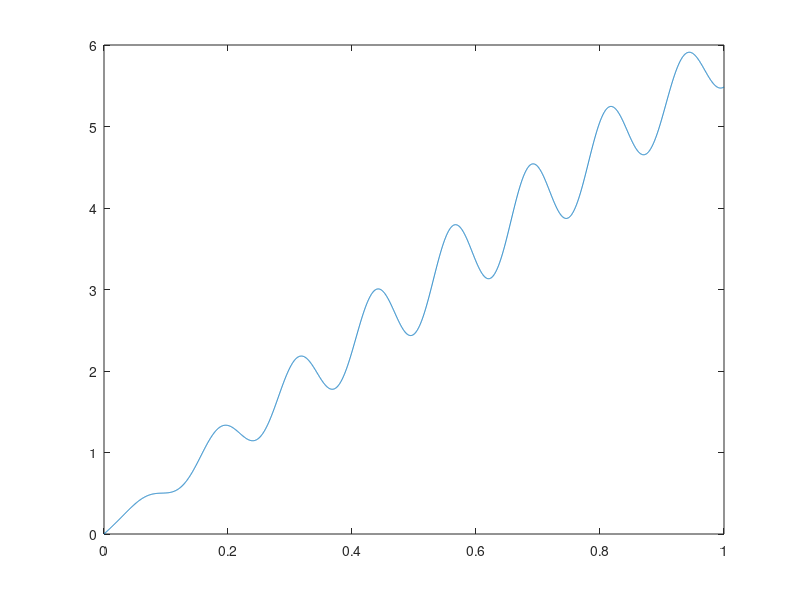

This chart was generated by the following MATLAB code: (Note: this script raises an error after producing the figure.)
function fem_main1

Nmax = [1348,94,34];
A1= 0.2;
f =@(x) -128/(A1 *16.75^2 *pi^2) *sin (16.75 *pi*x) + 128/(A1 * 15.25^2 *pi^2) *sin(15.25*pi*x) + 1/A1 * (3072/(4087*pi*sqrt(2))+1)*x;
x=linspace(0,1,5000);

%Linear Element 
err = 0;
index = 1;
N=1;
error =1;
figure
uu = f(x);
plot(x,uu);
hold on;
while N < Nmax(1)
   N=2*N;
   [u,err(index)] = fem_linear(N);
   plot([0:N]/N,u);
   index = index+1;
end
N=Nmax(1);
[u,err(index)] = fem_linear(N);
plot([0:N]/N,u);    
hold off
M = [2.^(1:index-2),Nmax(1),2.^(index-1)];
err = [err(1:index-2),err(index), err(index-1)];
figure
loglog(M,err);
caption = sprintf('Linear Case');
title(caption);


%%%%%%%%%%%%%%%%%%%%%%%%%%%%%%%%%%%%%%%%%%%%%%%%%%%%%%%%%%%%%%%%%%%%%%
%%%%%%%%%%%%%%%%%%%%%%%%%%%%%%%%%%%%%%%%%%%%%%%%%%%%%%%%%%%%%%%%%%%%%%
%Quadratic Element 
zeta = [-1:0.1:1];
phi1 = @(x) 0.5*x.*(x-1);
phi2 = @(x) (1-x).*(x+1);
phi3 = @(x) 0.5*x.*(x+1);

err = 0;
index = 1;
N=2;
error =1;
figure
uu = f(x);
plot(x,uu);
hold on;

while N < Nmax(2)
    points = (1/(2*N))*[0:2*N]';
    e=[[1:2:2*N]',[2:2:2*N+1]',[3:2:2*N+1]'];
    boundary=[1,2*N+1];
    [u,err(index)] = fem_quadratic(N);
    xx = zeros(size(e,1)*length(zeta),1);
    yy = zeros(size(e,1)*length(zeta),1);
    for element = 1:size(e)
        p = points(e(element,:));
        a_i = u(e(element,:));
        xx((element-1)*length(zeta)+1:element*length(zeta)) = phi1(zeta)*p(1) + phi2(zeta)*p(2) +phi3(zeta)*p(3);
        yy((element-1)*length(zeta)+1:element*length(zeta)) = phi1(zeta)*a_i(1) + phi2(zeta)*a_i(2) +phi3(zeta)*a_i(3);
    end
    plot(xx,yy);
    N=2*N;
    index = index+1;
end
N=Nmax(2);
points = (1/(2*N))*[0:2*N]';
e=[[1:2:2*N]',[2:2:2*N+1]',[3:2:2*N+1]'];
boundary=[1,2*N+1];
[u,err(index)] = fem_quadratic(N);
    xx = zeros(size(e,1)*length(zeta),1);
    yy = zeros(size(e,1)*length(zeta),1);
    for element = 1:size(e)
        p = points(e(element,:));
        a_i = u(e(element,:));
        xx((element-1)*length(zeta)+1:element*length(zeta)) = phi1(zeta)*p(1) + phi2(zeta)*p(2) +phi3(zeta)*p(3);
        yy((element-1)*length(zeta)+1:element*length(zeta)) = phi1(zeta)*a_i(1) + phi2(zeta)*a_i(2) +phi3(zeta)*a_i(3);
    end
plot(xx,yy);
hold off
M = [2.^(1:index-2),Nmax(2),2.^(index-1)];
err = [err(1:index-2),err(index), err(index-1)];
figure
loglog(M,err);
caption = sprintf('Quadratic Element');
title(caption);
keyboard
%%%%%%%%%%%%%%%%%%%%%%%%%%%%%%%%%%%%%%%%%%%%%%%%%%%%%%%%%%%%%%%%%%%%%
%%%%%%%%%%%%%%%%%%%%%%%%%%%%%%%%%%%%%%%%%%%%%%%%%%%%%%%%%%%%%%%%%%%%%%
%Cubic Element 
zeta = [-1:0.1:1];
phi1 = @(x) (x+1/3).*(x-1/3).*(x-1)./((-1+1/3).*(-1-1/3).*(-1-1));
phi2 = @(x) (x+1).*(x-1/3).*(x-1)./((-1/3+1).*(-1/3-1/3).*(-1/3-1));
phi3 = @(x) (x+1).*(x+1/3).*(x-1)./((1/3+1).*(1/3+1/3).*(1/3-1));
phi4 = @(x) (x+1/3).*(x-1/3).*(x+1)./((1+1/3).*(1-1/3).*(1+1));

err = 0;
index = 1;
N=2;
error =1;
figure
uu = f(x);
plot(x,uu);
hold on;

while N < Nmax(2)
    points = (1/(3*N))*[0:3*N]';
    e=[[1:3:3*N]',[2:3:3*N+1]',[3:3:3*N+1]',[4:3:3*N+1]'];
    [u,err(index)] = fem_cubic(N);
    xx = zeros(size(e,1)*length(zeta),1);
    yy = zeros(size(e,1)*length(zeta),1);
    for element = 1:size(e)
        p = points(e(element,:));
        a_i = u(e(element,:));
        xx((element-1)*length(zeta)+1:element*length(zeta)) = phi1(zeta)*p(1) + phi2(zeta)*p(2) +phi3(zeta)*p(3)+phi4(zeta)*p(4);
        yy((element-1)*length(zeta)+1:element*length(zeta)) = phi1(zeta)*a_i(1) + phi2(zeta)*a_i(2) +phi3(zeta)*a_i(3)+ phi4(zeta)*a_i(4);
    end
    plot(xx,yy);
    N=2*N;
    index = index+1;
end
N=Nmax(3);
points = (1/(3*N))*[0:3*N]';
e=[[1:3:3*N]',[2:3:3*N+1]',[3:3:3*N+1]',[4:3:3*N+1]'];
[u,err(index)] = fem_cubic(N);
xx = zeros(size(e,2)*length(zeta),1);
yy = zeros(size(e,2)*length(zeta),1);
for element = 1:size(e)
        p = points(e(element,:));
        a_i = u(e(element,:));
        xx((element-1)*length(zeta)+1:element*length(zeta)) = phi1(zeta)*p(1) + phi2(zeta)*p(2) +phi3(zeta)*p(3)+phi4(zeta)*p(4);
        yy((element-1)*length(zeta)+1:element*length(zeta)) = phi1(zeta)*a_i(1) + phi2(zeta)*a_i(2) +phi3(zeta)*a_i(3)+ phi4(zeta)*a_i(4);
%        xx = phi1(zeta)*p(1) + phi2(zeta)*p(2) +phi3(zeta)*p(3)+phi4(zeta)*p(4);
%        yy = phi1(zeta)*a_i(1) + phi2(zeta)*a_i(2) +phi3(zeta)*a_i(3)+ phi4(zeta)*a_i(4);
end
plot(xx,yy);
hold off
M = [2.^(1:index-2),Nmax(3),2.^(index-1)];
err = [err(1:index-2),err(index), err(index-1)];
figure
loglog(M,err);
caption = sprintf('Quadratic Element');
title(caption);

keyboard

end
